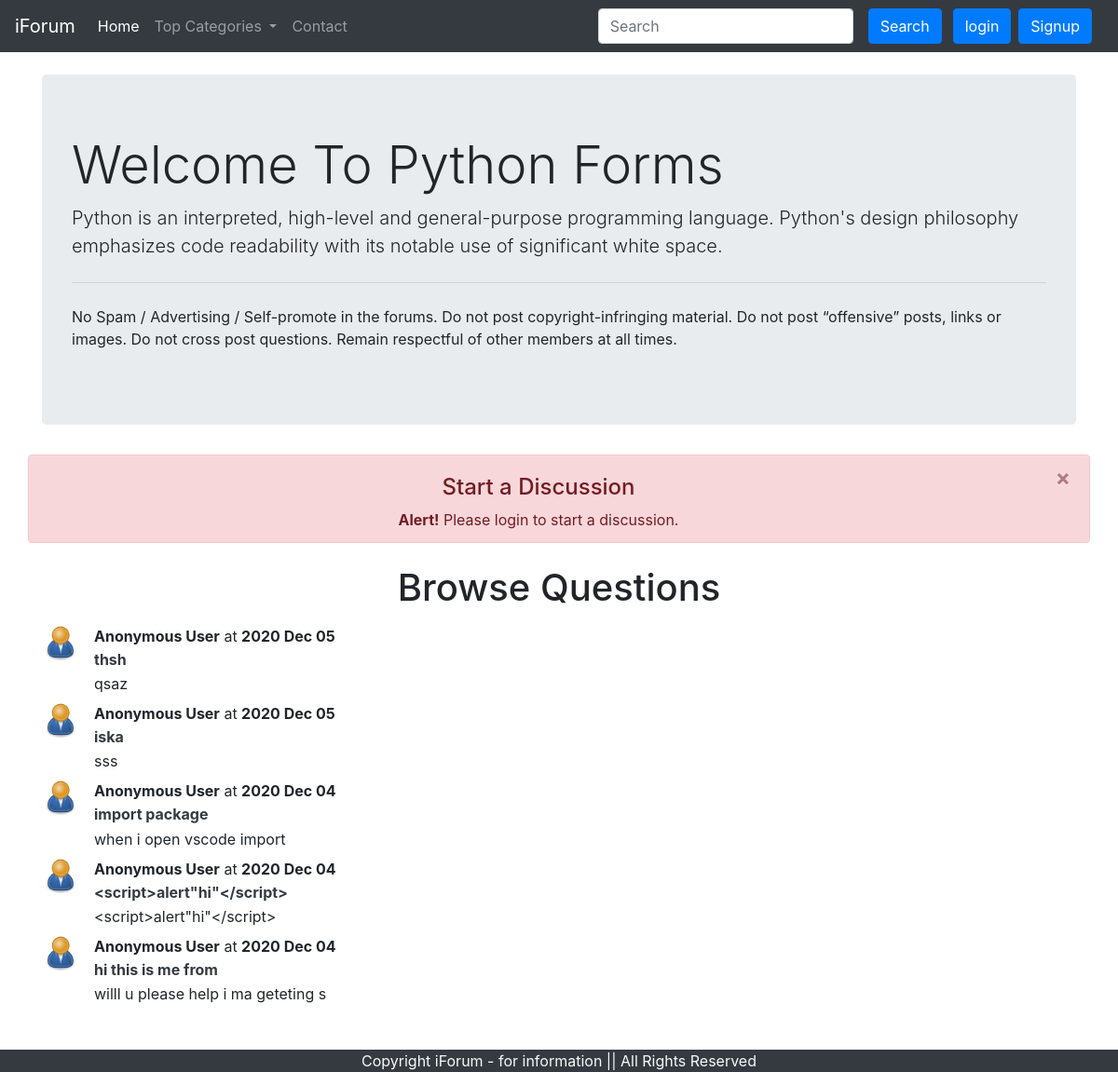
The app's page /threadlist.php?catid=1 with its own data.
### tables this page shows
CREATE TABLE `catergory` (
  `category_id` int(8) NOT NULL,
  `category_name` varchar(255) NOT NULL,
  `description` varchar(255) NOT NULL,
  `time` datetime NOT NULL DEFAULT current_timestamp()
);

CREATE TABLE `thread` (
  `thread_id` int(11) NOT NULL,
  `thread_title` varchar(255) NOT NULL,
  `thread_desc` text NOT NULL,
  `thread_cat_id` int(11) NOT NULL,
  `thread_user_id` int(255) NOT NULL,
  `time` datetime NOT NULL DEFAULT current_timestamp()
);

### threadlist.php (the view, shortened to what this page needs)
<!doctype html>
<html lang="en">
<head>
    <link rel="stylesheet" href="https://cdn.jsdelivr.net/npm/bootstrap@4.5.3/dist/css/bootstrap.min.css"
>
</head>
<body>
    <?php include 'partials/_dbconnect.php';?>
    <?php include 'partials/_header.php';?>
    <?php
    $id=$_GET['catid'];
    $sql="SELECT * FROM `catergory` WHERE category_id=$id" ;
    $result=mysqli_query($conn,$sql);
    while ($row=mysqli_fetch_assoc($result)) {
        $catname=$row['category_name'];
        $catdesc=$row['description'];
    }
    ?>
    <div class="container my-4">
        <div class="jumbotron">
            <h1 class="display-4">Welcome To <?php echo $catname;?> Forms</h1>
            <p class="lead"><?php echo $catdesc; ?></p>
            <hr class="my-4">
            <p> No Spam / Advertising / Self-promote in the forums.
                Do not post copyright-infringing material.
                Do not post “offensive” posts, links or images.
                Do not cross post questions.
                Remain respectful of other members at all times.
            </p>
        </div>
    </div>
    <?php
    if (isset($_SESSION['loggedin'])&&$_SESSION['loggedin']==true) {
        echo '
        <div class="container">
            <h1 class="my-2 text-center">Start a Discussion</h1>
            <form  action="'.$_SERVER["REQUEST_URI"].'" method="post">
                <div class="form-group">
                    <label for="title">Problem Title</label>
                    <input type="title" name=title class="form-control" id="title" aria-describedby="emailHelp">
                    <small id="emailHelp" class="form-text text-muted">Please type the problem as short as you can</small>
                </div>
                <div class="form-group">
                    <label for="desc">Problem Description</label>
                    <textarea class="form-control" id="desc" name=desc rows="3"></textarea>
                    <input type="hidden" name="sno" value="'.$_SESSION["sno"].'">
                </div>
                <button type="submit" class="btn btn-primary">Submit</button>
            </form>
        </div>';
    }
    else{
        echo '
        <div class="alert alert-danger alert-dismissible fade show text-center container " role="alert"     >
        <h4 class="my-2 text-center">Start a Discussion</h4>
<strong>Alert!</strong> Please login to start a discussion.
<button type="button" class="close" data-dismiss="alert" aria-label="Close">
  <span aria-hidden="true">&times;</span>
</button>
</div>';
    }
?>
    <div class="container mb-5">
        <h1 class="py-2 text-center">Browse Questions</h1>
        <?php
        $id=$_GET['catid'];
        $sql = "SELECT * FROM `thread` WHERE thread_cat_id=$id order by thread_id desc";
        $result=mysqli_query($conn,$sql);
        while ($row=mysqli_fetch_assoc($result)) {
            $id=$row['thread_id'];
            $title=$row['thread_title'];
            $desc=$row['thread_desc'];
            $time=$row['time'];
            $thread_user_id=$row['thread_user_id'];
            $sql2="SELECT user_id FROM `user` WHERE sno = $thread_user_id";
            $result2=mysqli_query($conn,$sql2);
            $row2=mysqli_fetch_assoc($result2);
    if(isset($_SESSION['loggedin'])&& $_SESSION['loggedin']==true) {
            echo '<div class="media my-2">
            <img src="img/user.jpg" height=40px class="mr-3" alt="...">
            <div class="media-body"> <p class="mb-0 "><b>'. $row2['user_id'].'</b> at <b>'.date('Y M d',strtotime($time)).'</b>
                <h6 class="my-1 "><a class="text-dark" href="thread.php?threadid=' . $id .' "><b>'  . $title . '</b></a></h6>
                ' . $desc . '
            </div>
        </div>';}
        else{ echo '<div class="media my-2">
            <img src="img/user.jpg" height=40px class="mr-3" alt="...">
            <div class="media-body"> <p class="mb-0 "><b>Anonymous User</b> at <b>'.date('Y M d',strtotime($time)).'</b>
                <h6 class="my-1 "><a class="text-dark" href="thread.php?threadid=' . $id .' "><b>'  . $title . '</b></a></h6>
                ' . $desc . '
            </div>
        </div>';
        }
        }
        ?>
    </div>
    <?php include 'partials/_footer.php';?>
</body>
</html>

### partials/_header.php (shortened to what this page needs)
<?php
echo '<nav class="navbar navbar-expand-lg navbar-dark bg-dark">
    <a class="navbar-brand" href="index.php">iForum</a>
    <button class="navbar-toggler" type="button" data-toggle="collapse" data-target="#navbarSupportedContent"
        aria-controls="navbarSupportedContent" aria-expanded="false" aria-label="Toggle navigation">
        <span class="navbar-toggler-icon"></span>
    </button>
    <div class="collapse navbar-collapse" id="navbarSupportedContent">
        <ul class="navbar-nav mr-auto">
            <li class="nav-item active">
                <a class="nav-link" href="index.php">Home <span class="sr-only">(current)</span></a>
            </li>
            <li class="nav-item dropdown">
                <a class="nav-link dropdown-toggle" href="#" id="navbarDropdown" role="button" data-toggle="dropdown"
                    aria-haspopup="true" aria-expanded="false">Top Categories
                </a>
                <div class="dropdown-menu" aria-labelledby="navbarDropdown">';
                echo '</div>
                    </li>
                    <li class="nav-item">
                        <a class="nav-link" href="contact.php">Contact</a>
                    </li>
                </ul>
                <div class="row mx-2">';
        if(isset($_SESSION['loggedin'])&& $_SESSION['loggedin']==true) {
            echo '
            <form class="form-inline my-2 my-lg-0" action="search.php" method="get"> <p class="text-dark bg-white p-2 my-0 mx-4">Welcome<b> '.$_SESSION['user_id'] . '</b></p>
            <input class="form-control mr-sm-2" type="search" placeholder="Search" name="search"  aria-label="Search">
            <button class="btn btn-primary my-2 my-sm-0 mx-2" type="submit">Search</button><a href="/forum/partials/_logout.php" class="btn btn-primary mx-1 ">logout</a></form>';
        }
        else{
            echo'
            <form class="form-inline my-2 my-lg-0" action="search.php" method="get">
            <input class="form-control mr-sm-2" type="search" placeholder="Search" name="search" aria-label="Search">
            <button class="btn btn-primary my-2 my-sm-0 mx-2" type="submit">Search</button>  <button type="button" class="btn btn-primary mx-1 " data-toggle="modal"
            data-target="#loginModal">login</button>
        <button type="button" class="btn btn-primary mx-1 " data-toggle="modal"
            data-target="#signupModal">Signup</button></form> ';
}
        echo '</div>
    </div>
</nav>';
  ?>

### partials/_footer.php
<div class="container-fluid bg-dark text-light mb-0 ">
<p class="text-center mb-0">
Copyright iForum - for information || All Rights Reserved
</p>
</div>

### records on screen
catergory: category_name "Python", description "Python is an interpreted, high-level and general-purpose programming language. Python's design philosophy emphasizes code readability with its notable use of significant white space."
thread: time "2020 Dec 05", thread_title "thsh", thread_desc "qsaz"
thread: time "2020 Dec 05", thread_title "iska", thread_desc "sss"
thread: time "2020 Dec 04", thread_title "import package", thread_desc "when i open vscode import"
thread: time "2020 Dec 04", thread_title "<script>alert\"hi\"</script>", thread_desc "<script>alert\"hi\"</script>"
thread: time "2020 Dec 04", thread_title "hi this is me from", thread_desc "willl u please help i ma geteting s"
